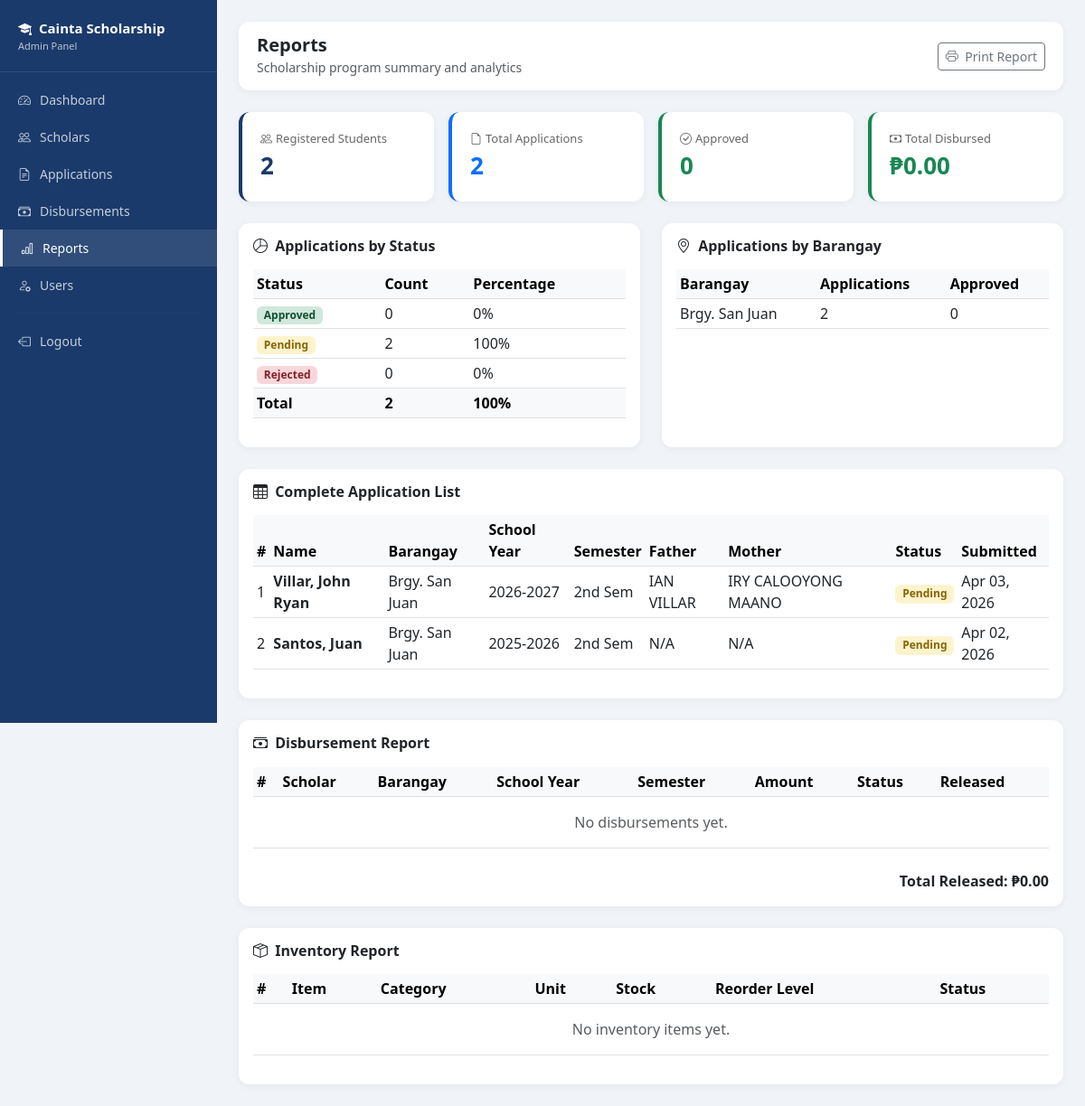
The app's page /admin/reports.php (signed in), older data.
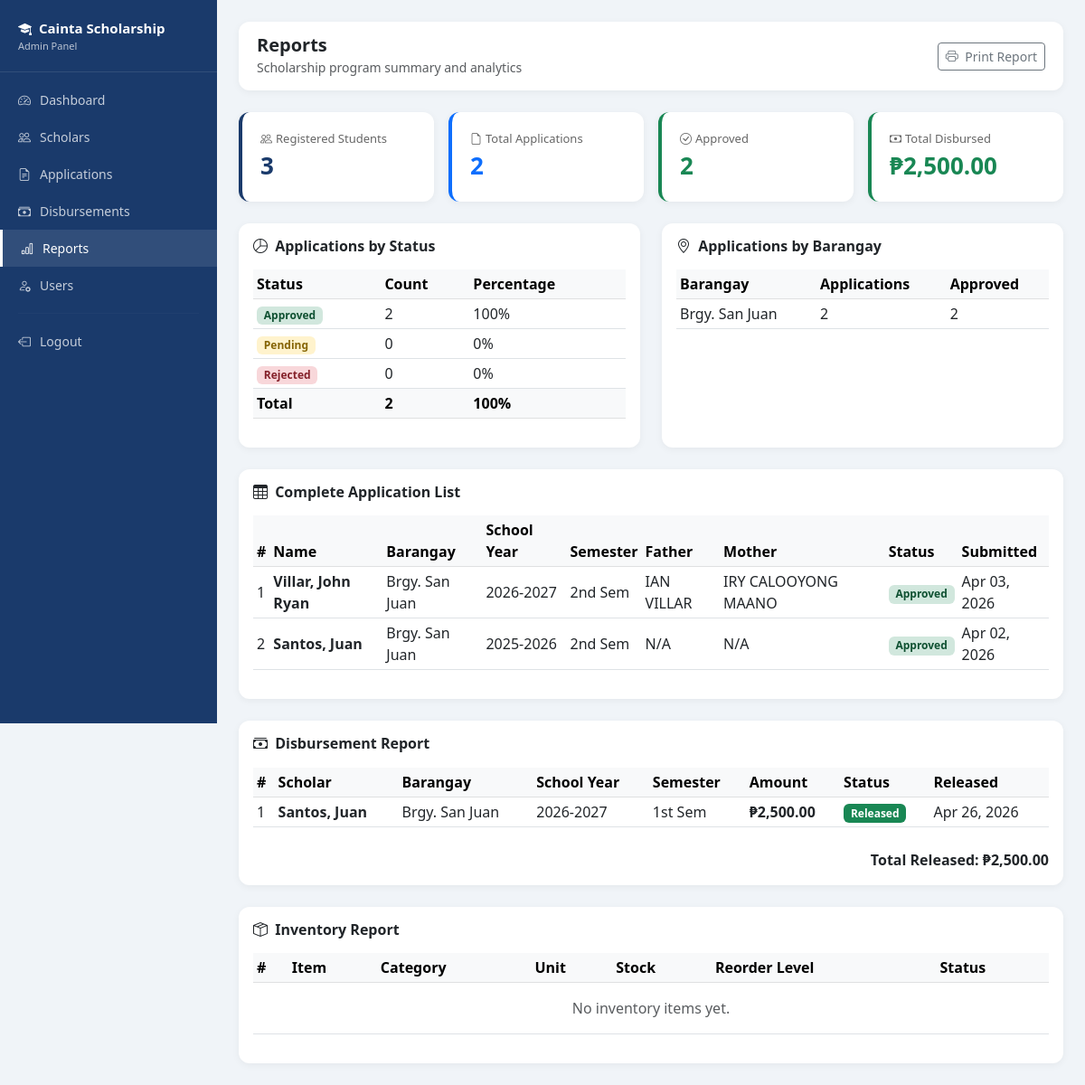
The same page, newer data.
### tables this page shows
CREATE TABLE `applications` (
  `application_id` int(11) NOT NULL,
  `scholar_id` int(11) NOT NULL,
  `school_year` varchar(20) DEFAULT NULL,
  `semester` enum('1st','2nd') DEFAULT NULL,
  `gwa` decimal(4,2) DEFAULT NULL,
  `monthly_income` decimal(10,2) DEFAULT NULL,
  `status` enum('pending','for_review','approved','rejected','incomplete') DEFAULT 'pending',
  `remarks` text DEFAULT NULL,
  `submitted_at` timestamp NOT NULL DEFAULT current_timestamp(),
  `father_name` varchar(100) DEFAULT NULL,
  `father_occupation` varchar(100) DEFAULT NULL,
  `mother_name` varchar(100) DEFAULT NULL,
  `mother_occupation` varchar(100) DEFAULT NULL
);

CREATE TABLE `students` (
  `student_id` int(11) NOT NULL,
  `first_name` varchar(50) NOT NULL,
  `last_name` varchar(50) NOT NULL,
  `middle_name` varchar(50) DEFAULT NULL,
  `email` varchar(100) NOT NULL,
  `password` varchar(255) NOT NULL,
  `contact_no` varchar(20) DEFAULT NULL,
  `address` text DEFAULT NULL,
  `barangay` varchar(100) DEFAULT NULL,
  `birthdate` date DEFAULT NULL,
  `gender` enum('Male','Female') DEFAULT NULL,
  `is_active` tinyint(4) DEFAULT 1,
  `created_at` timestamp NOT NULL DEFAULT current_timestamp()
);

CREATE TABLE `disbursements` (
  `disbursement_id` int(11) NOT NULL,
  `scholar_id` int(11) NOT NULL,
  `school_year` varchar(20) DEFAULT NULL,
  `semester` enum('1st','2nd') DEFAULT NULL,
  `amount` decimal(10,2) DEFAULT NULL,
  `status` enum('pending','released') DEFAULT 'pending',
  `released_by` int(11) DEFAULT NULL,
  `released_at` timestamp NULL DEFAULT NULL,
  `created_at` timestamp NOT NULL DEFAULT current_timestamp()
);

### admin/reports.php (the view, shortened to what the changed rows need)
<?php
require_once '../includes/db.php';
$total_students = $pdo->query("SELECT COUNT(*) FROM students")->fetchColumn();
$total_applications = $pdo->query("SELECT COUNT(*) FROM applications")->fetchColumn();
$approved = $pdo->query("SELECT COUNT(*) FROM applications WHERE status='approved'")->fetchColumn();
$pending = $pdo->query("SELECT COUNT(*) FROM applications WHERE status='pending'")->fetchColumn();
$total_disbursed = $pdo->query("SELECT SUM(amount) FROM disbursements WHERE status='released'")->fetchColumn();
$by_barangay = $pdo->query("
    SELECT s.barangay, COUNT(*) as total,
    SUM(CASE WHEN a.status='approved' THEN 1 ELSE 0 END) as approved
    FROM applications a
    JOIN students s ON a.scholar_id = s.student_id
    GROUP BY s.barangay
    ORDER BY total DESC
")->fetchAll();
$disbursements = $pdo->query("
    SELECT d.*, s.first_name, s.last_name, s.barangay
    FROM disbursements d
    LEFT JOIN students s ON d.scholar_id = s.student_id
    ORDER BY d.created_at DESC
    LIMIT 10
")->fetchAll();
$all_apps = $pdo->query("
    SELECT a.*, s.first_name, s.last_name, s.barangay, s.email, s.contact_no
    FROM applications a
    JOIN students s ON a.scholar_id = s.student_id
    ORDER BY a.submitted_at DESC
")->fetchAll();
?>
<!DOCTYPE html>
<html lang="en">
<head>
    <link href="https://cdn.jsdelivr.net/npm/bootstrap@5.3.0/dist/css/bootstrap.min.css" rel="stylesheet">
    <link href="https://cdn.jsdelivr.net/npm/bootstrap-icons@1.10.0/font/bootstrap-icons.css" rel="stylesheet">
</head>
<body>
<div class="main-content">
    <div class="row g-3 mb-4">
        <div class="col-md-3">
            <div class="stat-card" style="border-color: #1A3A6B;">
                <div style="font-size:13px; color:#666;"><i class="bi bi-people me-1"></i>Registered Students</div>
                <div style="font-size:26px; font-weight:700; color:#1A3A6B;"><?= $total_students ?></div>
            </div>
        </div>
        <div class="col-md-3">
            <div class="stat-card" style="border-color: #198754;">
                <div style="font-size:13px; color:#666;"><i class="bi bi-check-circle me-1"></i>Approved</div>
                <div style="font-size:26px; font-weight:700; color:#198754;"><?= $approved ?></div>
            </div>
        </div>
        <div class="col-md-3">
            <div class="stat-card" style="border-color: #198754;">
                <div style="font-size:13px; color:#666;"><i class="bi bi-cash me-1"></i>Total Disbursed</div>
                <div style="font-size:26px; font-weight:700; color:#198754;">₱<?= number_format($total_disbursed ?? 0, 2) ?></div>
            </div>
        </div>
    </div>
    <div class="row g-4 mb-4">
        <div class="col-md-6">
            <div class="card h-100">
                <div class="card-body">
                    <table class="table table-sm">
                        <thead class="table-light">
                            <tr><th>Status</th><th>Count</th><th>Percentage</th></tr>
                        </thead>
                        <tbody>
                            <tr>
                                <td><span class="badge badge-approved">Approved</span></td>
                                <td><?= $approved ?></td>
                                <td><?= $total_applications > 0 ? round(($approved/$total_applications)*100, 1) : 0 ?>%</td>
                            </tr>
                            <tr>
                                <td><span class="badge badge-pending">Pending</span></td>
                                <td><?= $pending ?></td>
                                <td><?= $total_applications > 0 ? round(($pending/$total_applications)*100, 1) : 0 ?>%</td>
                            </tr>
                        </tbody>
                    </table>
                </div>
            </div>
        </div>
        <div class="col-md-6">
            <div class="card h-100">
                <div class="card-body">
                    <?php if(empty($by_barangay)): ?>
                    <p class="text-muted text-center py-3">No data available.</p>
                    <?php else: ?>
                    <table class="table table-sm">
                        <thead class="table-light">
                            <tr><th>Barangay</th><th>Applications</th><th>Approved</th></tr>
                        </thead>
                        <tbody>
                            <?php foreach($by_barangay as $b): ?>
                            <tr>
                                <td><?= htmlspecialchars($b['barangay']) ?></td>
                                <td><?= $b['total'] ?></td>
                                <td><?= $b['approved'] ?></td>
                            </tr>
                            <?php endforeach; ?>
                        </tbody>
                    </table>
                    <?php endif; ?>
                </div>
            </div>
        </div>
    </div>
    <div class="card mb-4">
        <div class="card-body">
            <div class="table-responsive">
                <table class="table table-sm table-hover align-middle">
                    <thead class="table-light">
                        <tr>
                            <th>#</th>
                            <th>Name</th>
                            <th>Barangay</th>
                            <th>School Year</th>
                            <th>Semester</th>
                            <th>Father</th>
                            <th>Mother</th>
                            <th>Status</th>
                            <th>Submitted</th>
                        </tr>
                    </thead>
                    <tbody>
                        <?php if(empty($all_apps)): ?>
                        <tr><td colspan="9" class="text-center text-muted py-3">No applications yet.</td></tr>
                        <?php else: ?>
                        <?php foreach($all_apps as $i => $app): ?>
                        <tr>
                            <td><?= $i + 1 ?></td>
                            <td><strong><?= htmlspecialchars($app['last_name'] . ', ' . $app['first_name']) ?></strong></td>
                            <td><?= htmlspecialchars($app['barangay']) ?></td>
                            <td><?= $app['school_year'] ?></td>
                            <td><?= $app['semester'] ?> Sem</td>
                            <td><?= htmlspecialchars($app['father_name'] ?? 'N/A') ?></td>
                            <td><?= htmlspecialchars($app['mother_name'] ?? 'N/A') ?></td>
                            <td><span class="badge badge-<?= $app['status'] ?>"><?= ucfirst(str_replace('_', ' ', $app['status'])) ?></span></td>
                            <td><?= date('M d, Y', strtotime($app['submitted_at'])) ?></td>
                        </tr>
                        <?php endforeach; ?>
                        <?php endif; ?>
                    </tbody>
                </table>
            </div>
        </div>
    </div>
    <div class="card mb-4">
        <div class="card-body">
            <div class="table-responsive">
                <table class="table table-sm table-hover align-middle">
                    <thead class="table-light">
                        <tr>
                            <th>#</th>
                            <th>Scholar</th>
                            <th>Barangay</th>
                            <th>School Year</th>
                            <th>Semester</th>
                            <th>Amount</th>
                            <th>Status</th>
                            <th>Released</th>
                        </tr>
                    </thead>
                    <tbody>
                        <?php if(empty($disbursements)): ?>
                        <tr><td colspan="8" class="text-center text-muted py-3">No disbursements yet.</td></tr>
                        <?php else: ?>
                        <?php foreach($disbursements as $i => $d): ?>
                        <tr>
                            <td><?= $i + 1 ?></td>
                            <td><strong><?= htmlspecialchars($d['last_name'] . ', ' . $d['first_name']) ?></strong></td>
                            <td><?= htmlspecialchars($d['barangay']) ?></td>
                            <td><?= $d['school_year'] ?></td>
                            <td><?= $d['semester'] ?> Sem</td>
                            <td><strong>₱<?= number_format($d['amount'], 2) ?></strong></td>
                            <td>
                                <span class="badge <?= $d['status']=='released' ? 'bg-success' : 'bg-warning text-dark' ?>">
                                    <?= ucfirst($d['status']) ?>
                                </span>
                            </td>
                            <td><?= $d['released_at'] ? date('M d, Y', strtotime($d['released_at'])) : '—' ?></td>
                        </tr>
                        <?php endforeach; ?>
                        <?php endif; ?>
                    </tbody>
                </table>
            </div>
            <div class="text-end mt-2">
                <strong>Total Released: ₱<?= number_format($total_disbursed ?? 0, 2) ?></strong>
            </div>
        </div>
    </div>
    <div class="card">
        <div class="card-body">
            <div class="table-responsive">
                <table class="table table-sm table-hover align-middle">
                    <thead class="table-light">
                        <tr><th>#</th><th>Item</th><th>Category</th><th>Unit</th><th>Stock</th><th>Reorder Level</th><th>Status</th></tr>
                    </thead>
                </table>
            </div>
        </div>
    </div>
</div>
</body>
</html>

Row changes from the older to the newer data that the page shows:
changed applications "IAN VILLAR": status "Pending" → "Approved"
changed applications "Apr 02, 2026": status "Pending" → "Approved"
added disbursements: students.last_name+first_name "Santos, Juan", students.barangay "Brgy. San Juan", school_year "2026-2027", semester "1st", amount "2,500.00", status "Released", released_at "Apr 26, 2026"
Text that changed along with them:
$total_students: "2" → "3"
$approved: "0" → "2"
$total_disbursed: "0.00" → "2,500.00"
$pending: "2" → "0"
text no longer shown: "No disbursements yet."
new list line: "Brgy. San Juan 2 2"
list line gone: "Brgy. San Juan 2 0"
